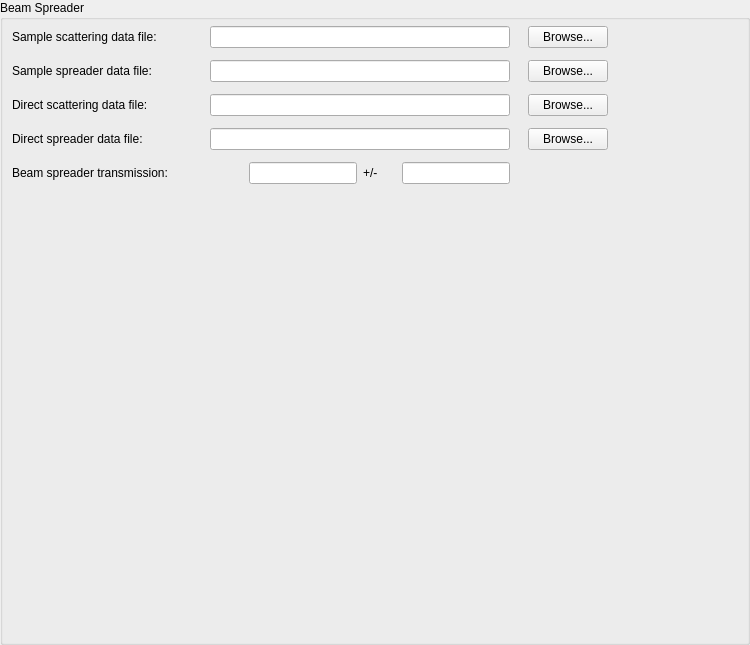
<?xml version="1.0" encoding="UTF-8"?>
<ui version="4.0">
 <class>GroupBox</class>
 <widget class="QGroupBox" name="GroupBox">
  <property name="geometry">
   <rect>
    <x>0</x>
    <y>0</y>
    <width>750</width>
    <height>645</height>
   </rect>
  </property>
  <property name="windowTitle">
   <string>GroupBox</string>
  </property>
  <property name="title">
   <string>Beam Spreader</string>
  </property>
  <widget class="QWidget" name="gridLayoutWidget">
   <property name="geometry">
    <rect>
     <x>0</x>
     <y>20</y>
     <width>623</width>
     <height>171</height>
    </rect>
   </property>
   <layout class="QGridLayout" name="gridLayout">
    <item row="0" column="0">
     <widget class="QLabel" name="label">
      <property name="sizePolicy">
       <sizepolicy hsizetype="Fixed" vsizetype="Preferred">
        <horstretch>0</horstretch>
        <verstretch>0</verstretch>
       </sizepolicy>
      </property>
      <property name="minimumSize">
       <size>
        <width>180</width>
        <height>0</height>
       </size>
      </property>
      <property name="text">
       <string>Sample scattering data file:</string>
      </property>
     </widget>
    </item>
    <item row="0" column="1">
     <widget class="QLineEdit" name="sample_scatt_edit">
      <property name="sizePolicy">
       <sizepolicy hsizetype="Fixed" vsizetype="Fixed">
        <horstretch>0</horstretch>
        <verstretch>0</verstretch>
       </sizepolicy>
      </property>
      <property name="maximumSize">
       <size>
        <width>300</width>
        <height>16777215</height>
       </size>
      </property>
      <property name="toolTip">
       <string>Enter a valid data file path.</string>
      </property>
     </widget>
    </item>
    <item row="0" column="2">
     <widget class="QPushButton" name="sample_scatt_browse">
      <property name="sizePolicy">
       <sizepolicy hsizetype="Fixed" vsizetype="Fixed">
        <horstretch>0</horstretch>
        <verstretch>0</verstretch>
       </sizepolicy>
      </property>
      <property name="text">
       <string>Browse...</string>
      </property>
     </widget>
    </item>
    <item row="1" column="0">
     <widget class="QLabel" name="label_2">
      <property name="sizePolicy">
       <sizepolicy hsizetype="Fixed" vsizetype="Preferred">
        <horstretch>0</horstretch>
        <verstretch>0</verstretch>
       </sizepolicy>
      </property>
      <property name="text">
       <string>Sample spreader data file:</string>
      </property>
     </widget>
    </item>
    <item row="1" column="1">
     <widget class="QLineEdit" name="sample_spread_edit">
      <property name="sizePolicy">
       <sizepolicy hsizetype="Fixed" vsizetype="Fixed">
        <horstretch>0</horstretch>
        <verstretch>0</verstretch>
       </sizepolicy>
      </property>
      <property name="maximumSize">
       <size>
        <width>300</width>
        <height>16777215</height>
       </size>
      </property>
      <property name="toolTip">
       <string>Enter a valid data file path.</string>
      </property>
     </widget>
    </item>
    <item row="1" column="2">
     <widget class="QPushButton" name="sample_spread_browse">
      <property name="sizePolicy">
       <sizepolicy hsizetype="Fixed" vsizetype="Fixed">
        <horstretch>0</horstretch>
        <verstretch>0</verstretch>
       </sizepolicy>
      </property>
      <property name="text">
       <string>Browse...</string>
      </property>
     </widget>
    </item>
    <item row="2" column="0">
     <widget class="QLabel" name="label_3">
      <property name="sizePolicy">
       <sizepolicy hsizetype="Fixed" vsizetype="Preferred">
        <horstretch>0</horstretch>
        <verstretch>0</verstretch>
       </sizepolicy>
      </property>
      <property name="text">
       <string>Direct scattering data file:</string>
      </property>
     </widget>
    </item>
    <item row="3" column="0">
     <widget class="QLabel" name="label_4">
      <property name="sizePolicy">
       <sizepolicy hsizetype="Fixed" vsizetype="Preferred">
        <horstretch>0</horstretch>
        <verstretch>0</verstretch>
       </sizepolicy>
      </property>
      <property name="text">
       <string>Direct spreader data file:</string>
      </property>
     </widget>
    </item>
    <item row="2" column="1">
     <widget class="QLineEdit" name="direct_scatt_edit">
      <property name="sizePolicy">
       <sizepolicy hsizetype="Fixed" vsizetype="Fixed">
        <horstretch>0</horstretch>
        <verstretch>0</verstretch>
       </sizepolicy>
      </property>
      <property name="maximumSize">
       <size>
        <width>300</width>
        <height>16777215</height>
       </size>
      </property>
      <property name="toolTip">
       <string>Enter a valid data file path.</string>
      </property>
     </widget>
    </item>
    <item row="3" column="1">
     <widget class="QLineEdit" name="direct_spread_edit">
      <property name="sizePolicy">
       <sizepolicy hsizetype="Fixed" vsizetype="Fixed">
        <horstretch>0</horstretch>
        <verstretch>0</verstretch>
       </sizepolicy>
      </property>
      <property name="maximumSize">
       <size>
        <width>300</width>
        <height>16777215</height>
       </size>
      </property>
      <property name="toolTip">
       <string>Enter a valid data file path.</string>
      </property>
     </widget>
    </item>
    <item row="2" column="2">
     <widget class="QPushButton" name="direct_scatt_browse">
      <property name="sizePolicy">
       <sizepolicy hsizetype="Fixed" vsizetype="Fixed">
        <horstretch>0</horstretch>
        <verstretch>0</verstretch>
       </sizepolicy>
      </property>
      <property name="text">
       <string>Browse...</string>
      </property>
     </widget>
    </item>
    <item row="3" column="2">
     <widget class="QPushButton" name="direct_spread_browse">
      <property name="sizePolicy">
       <sizepolicy hsizetype="Fixed" vsizetype="Fixed">
        <horstretch>0</horstretch>
        <verstretch>0</verstretch>
       </sizepolicy>
      </property>
      <property name="text">
       <string>Browse...</string>
      </property>
     </widget>
    </item>
    <item row="4" column="0">
     <widget class="QLabel" name="label_5">
      <property name="text">
       <string>Beam spreader transmission:</string>
      </property>
     </widget>
    </item>
    <item row="4" column="1">
     <layout class="QHBoxLayout" name="horizontalLayout">
      <item>
       <widget class="QLabel" name="label_6">
        <property name="text">
         <string/>
        </property>
       </widget>
      </item>
      <item>
       <widget class="QLineEdit" name="spreader_trans_edit">
        <property name="sizePolicy">
         <sizepolicy hsizetype="Fixed" vsizetype="Fixed">
          <horstretch>0</horstretch>
          <verstretch>0</verstretch>
         </sizepolicy>
        </property>
        <property name="maximumSize">
         <size>
          <width>113</width>
          <height>16777215</height>
         </size>
        </property>
        <property name="toolTip">
         <string>Transmission of the beam spreader in %.</string>
        </property>
       </widget>
      </item>
      <item>
       <widget class="QLabel" name="label_7">
        <property name="text">
         <string>+/-</string>
        </property>
       </widget>
      </item>
      <item>
       <widget class="QLineEdit" name="spreader_trans_spread_edit">
        <property name="sizePolicy">
         <sizepolicy hsizetype="Fixed" vsizetype="Fixed">
          <horstretch>0</horstretch>
          <verstretch>0</verstretch>
         </sizepolicy>
        </property>
        <property name="maximumSize">
         <size>
          <width>113</width>
          <height>16777215</height>
         </size>
        </property>
        <property name="toolTip">
         <string>Uncertainty on the beam spreader transmission.</string>
        </property>
       </widget>
      </item>
     </layout>
    </item>
   </layout>
  </widget>
 </widget>
 <resources/>
 <connections/>
</ui>
